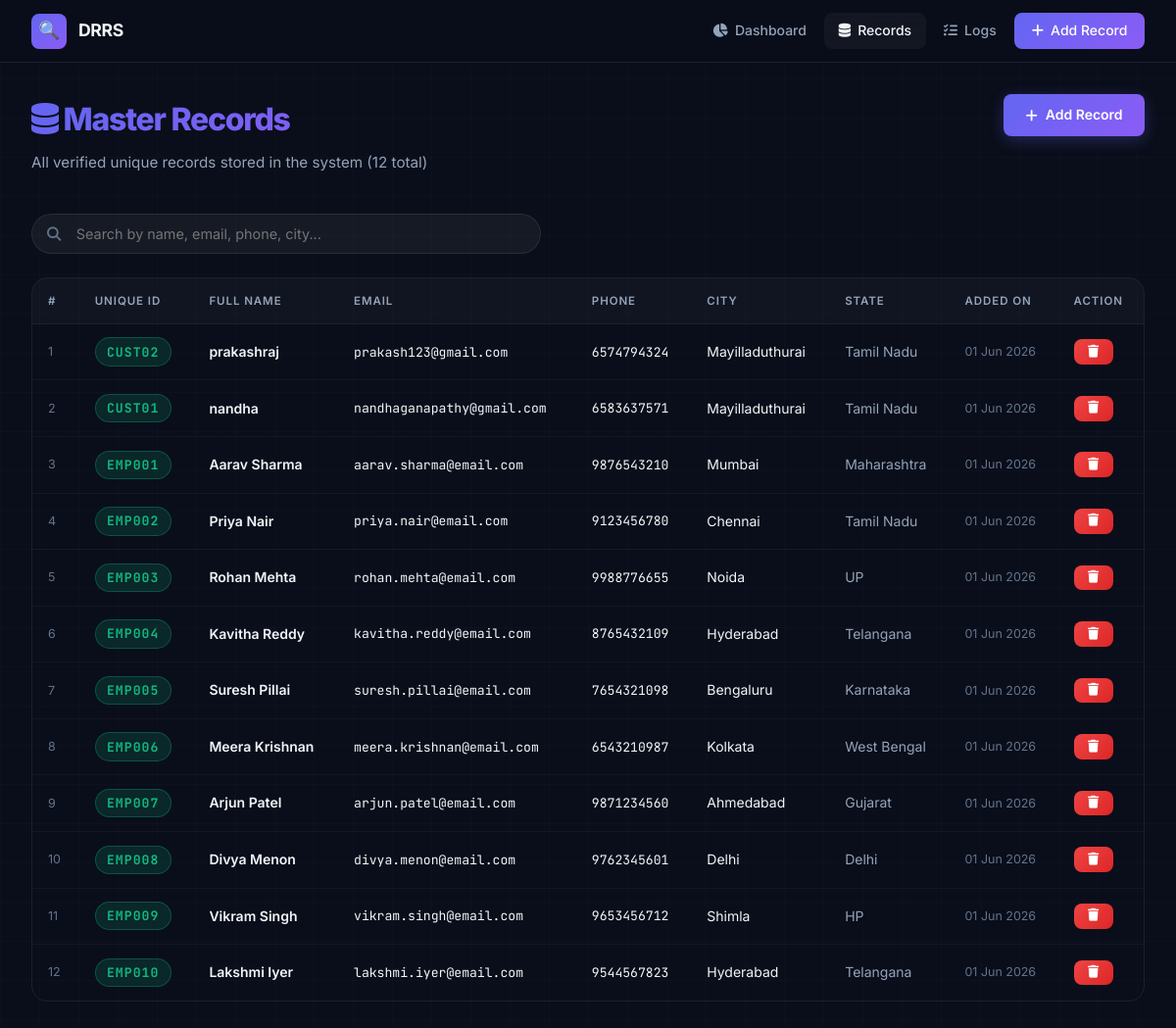
Page /records on the committed database.
### tables this page shows
CREATE TABLE records (
    id              INTEGER PRIMARY KEY AUTOINCREMENT,
    unique_id       VARCHAR(100) NOT NULL UNIQUE,   -- Unique identifier (e.g., employee ID, customer ID)
    full_name       VARCHAR(255) NOT NULL,            -- Full name of the person
    email           VARCHAR(255) NOT NULL UNIQUE,    -- Email must be unique
    phone           VARCHAR(20)  NOT NULL UNIQUE,    -- Phone must be unique
    address         TEXT,                             -- Physical address
    city            VARCHAR(100),                    -- City name
    state           VARCHAR(100),                    -- State/Province
    country         VARCHAR(100) DEFAULT 'India',    -- Country
    created_at      TIMESTAMP DEFAULT CURRENT_TIMESTAMP,   -- When it was first added
    updated_at      TIMESTAMP DEFAULT CURRENT_TIMESTAMP   -- Last update time
);

### app.py (the view)
@app.route("/records")
def view_records():
    db = get_db()
    cursor = db.cursor()
    cursor.execute("""
        SELECT id, unique_id, full_name, email, phone, city, state, created_at
        FROM records
        ORDER BY created_at DESC
    """)
    records = cursor.fetchall()
    cursor.close()
    return render_template("records.html", records=records)

### modules/db.py (called while the page is built, shortened)
def dict_factory(cursor, row):
    d = {}
    for idx, col in enumerate(cursor.description):
        col_name = col[0]
        val = row[idx]
        if val and isinstance(val, str) and (col_name.endswith("_at") or col_name.endswith("_on") or col_name == "last_updated"):
            try:
                if " " in val:
                    val = datetime.datetime.strptime(val.split(".")[0], "%Y-%m-%d %H:%M:%S")
                elif "T" in val:
                    val = datetime.datetime.fromisoformat(val.split(".")[0])
            except Exception:
                pass
        d[col_name] = val
    return d

def init_db(db_path):
    db_dir = os.path.dirname(db_path)
    if db_dir and not os.path.exists(db_dir):
        os.makedirs(db_dir, exist_ok=True)
    conn = sqlite3.connect(db_path)
    cursor = conn.cursor()
    cursor.execute("SELECT name FROM sqlite_master WHERE type='table' AND name='records';")
    exists = cursor.fetchone()
    conn.close()

def get_db():
    if 'db' not in g:
        db_path = DB_CONFIG["database"]
        init_db(db_path)
        g.db = sqlite3.connect(db_path)
        g.db.execute("PRAGMA foreign_keys = ON;")
        g.db.row_factory = dict_factory
    return g.db

### templates/records.html (shortened to what this page needs)
{% extends "base.html" %}
{% block content %}
<div class="page-header">
  <div style="display:flex; justify-content:space-between; align-items:flex-start; flex-wrap:wrap; gap:1rem;">
    <div>
      <h1><i class="fa-solid fa-database"></i> Master Records</h1>
      <p>All verified unique records stored in the system ({{ records | length }} total)</p>
    </div>
    <a href="{{ url_for('add_record_form') }}" class="btn btn-primary">
      <i class="fa-solid fa-plus"></i> Add Record
    </a>
  </div>
</div>
<div style="margin-bottom:1.5rem;">
  <div class="search-wrapper">
    <span class="search-icon"><i class="fa-solid fa-search"></i></span>
    <input
      type="text"
      id="searchInput"
      placeholder="Search by name, email, phone, city..."
      autocomplete="off">
  </div>
</div>
{% if records %}
<div class="table-wrapper">
  <table id="recordsTable">
    <thead>
      <tr>
        <th>#</th>
        <th>Unique ID</th>
        <th>Full Name</th>
        <th>Email</th>
        <th>Phone</th>
        <th>City</th>
        <th>State</th>
        <th>Added On</th>
        <th>Action</th>
      </tr>
    </thead>
    <tbody>
      {% for r in records %}
      <tr>
        <td style="color:var(--text-muted); font-size:0.78rem;">{{ loop.index }}</td>
        <td><span class="mono badge badge-unique">{{ r.unique_id }}</span></td>
        <td style="font-weight:600;">{{ r.full_name }}</td>
        <td class="mono" style="font-size:0.82rem;">{{ r.email }}</td>
        <td class="mono">{{ r.phone }}</td>
        <td>{{ r.city }}</td>
        <td style="color:var(--text-secondary);">{{ r.state }}</td>
        <td style="color:var(--text-muted); font-size:0.78rem;">
          {{ r.created_at.strftime('%d %b %Y') if r.created_at else '—' }}
        </td>
        <td>
          <form action="{{ url_for('delete_record', record_id=r.id) }}" method="POST"
                onsubmit="return confirm('Delete this record? This action cannot be undone.');">
            <button type="submit" class="btn btn-danger btn-sm"
                    title="Delete Record">
              <i class="fa-solid fa-trash"></i>
            </button>
          </form>
        </td>
      </tr>
      {% endfor %}
    </tbody>
  </table>
</div>
{% endif %}
{% endblock %}

### static/css/style.css (style rules this page uses)
:root { --bg-primary: #0a0e1a; --bg-secondary: #111827; --bg-card: rgba(255, 255, 255, 0.04); --bg-card-hover: rgba(255, 255, 255, 0.07); --border-color: rgba(255, 255, 255, 0.08); --border-active: rgba(99, 102, 241, 0.5); --accent-primary: #6366f1; --accent-secondary:#8b5cf6; --accent-teal: #14b8a6; --accent-emerald: #10b981; --color-unique: #10b981; --color-redundant:#ef4444; --color-fp: #f59e0b; --text-primary: #f1f5f9; --text-secondary: #94a3b8; --text-muted: #64748b; --gradient-brand: linear-gradient(135deg, #6366f1, #8b5cf6); --gradient-success: linear-gradient(135deg, #10b981, #059669); --gradient-danger: linear-gradient(135deg, #ef4444, #dc2626); --gradient-warn: linear-gradient(135deg, #f59e0b, #d97706); --gradient-teal: linear-gradient(135deg, #14b8a6, #0d9488); --radius-sm: 8px; --radius-md: 12px; --radius-lg: 16px; --radius-xl: 24px; --radius-full: 9999px; --shadow-card: 0 4px 24px rgba(0,0,0,0.4); --shadow-glow: 0 0 40px rgba(99,102,241,0.15); --transition: all 0.25s cubic-bezier(0.4, 0, 0.2, 1); }
*, *::before, *::after { box-sizing: border-box; margin: 0; padding: 0; }
html { scroll-behavior: smooth; }
body { font-family: 'Inter', sans-serif; background: var(--bg-primary); color: var(--text-primary); min-height: 100vh; line-height: 1.6; overflow-x: hidden; }
body::before { content: ''; position: fixed; inset: 0; background-image: linear-gradient(rgba(99,102,241,0.03) 1px, transparent 1px), linear-gradient(90deg, rgba(99,102,241,0.03) 1px, transparent 1px); background-size: 40px 40px; pointer-events: none; z-index: 0; }
.page-header { margin-bottom: 2.5rem; }
.page-header h1 { font-size: 2rem; font-weight: 800; letter-spacing: -0.04em; background: var(--gradient-brand); -webkit-background-clip: text; -webkit-text-fill-color: transparent; background-clip: text; margin-bottom: 0.4rem; }
.page-header p { color: var(--text-secondary); font-size: 0.95rem; }
input[type="text"], input[type="email"], input[type="tel"], select, textarea { width: 100%; padding: 0.7rem 1rem; background: rgba(255,255,255,0.05); border: 1px solid var(--border-color); border-radius: var(--radius-sm); color: var(--text-primary); font-family: 'Inter', sans-serif; font-size: 0.9rem; transition: var(--transition); outline: none; }
.btn { display: inline-flex; align-items: center; justify-content: center; gap: 0.5rem; padding: 0.65rem 1.4rem; border-radius: var(--radius-sm); font-family: 'Inter', sans-serif; font-size: 0.875rem; font-weight: 600; cursor: pointer; border: none; text-decoration: none; transition: var(--transition); white-space: nowrap; }
.btn-primary { background: var(--gradient-brand); color: #fff; box-shadow: 0 4px 15px rgba(99,102,241,0.3); }
.btn-danger { background: var(--gradient-danger); color: #fff; }
.btn-sm { padding: 0.4rem 0.9rem; font-size: 0.8rem; }
.badge { display: inline-flex; align-items: center; gap: 0.35rem; padding: 0.2rem 0.7rem; border-radius: var(--radius-full); font-size: 0.72rem; font-weight: 700; text-transform: uppercase; letter-spacing: 0.08em; }
.badge-unique { background: rgba(16,185,129,0.15); color: var(--color-unique); border: 1px solid rgba(16,185,129,0.3); }
.table-wrapper { overflow-x: auto; border-radius: var(--radius-lg); border: 1px solid var(--border-color); }
table { width: 100%; border-collapse: collapse; font-size: 0.875rem; }
thead tr { background: rgba(255,255,255,0.03); border-bottom: 1px solid var(--border-color); }
thead th { padding: 0.85rem 1rem; text-align: left; font-size: 0.72rem; font-weight: 600; text-transform: uppercase; letter-spacing: 0.08em; color: var(--text-secondary); }
tbody tr { border-bottom: 1px solid rgba(255,255,255,0.04); transition: var(--transition); }
tbody tr:last-child { border-bottom: none; }
tbody td { padding: 0.85rem 1rem; color: var(--text-primary); vertical-align: middle; }
.mono { font-family: 'JetBrains Mono', monospace; font-size: 0.82rem; }
.search-wrapper { position: relative; max-width: 520px; }
.search-wrapper input { padding-left: 2.8rem; border-radius: var(--radius-full); }
.search-icon { position: absolute; left: 1rem; top: 50%; transform: translateY(-50%); color: var(--text-muted); font-size: 0.9rem; pointer-events: none; }

### rows in the picture
records: unique_id "CUST02", full_name "prakashraj", email "prakash123@gmail.com", phone "6574794324", city "Mayilladuthurai", state "Tamil Nadu", created_at "01 Jun 2026"
records: unique_id "CUST01", full_name "nandha", email "nandhaganapathy@gmail.com", phone "6583637571", city "Mayilladuthurai", state "Tamil Nadu", created_at "01 Jun 2026"
records: unique_id "EMP001", full_name "Aarav Sharma", email "aarav.sharma@email.com", phone "9876543210", city "Mumbai", state "Maharashtra", created_at "01 Jun 2026"
records: unique_id "EMP002", full_name "Priya Nair", email "priya.nair@email.com", phone "9123456780", city "Chennai", state "Tamil Nadu", created_at "01 Jun 2026"
records: unique_id "EMP003", full_name "Rohan Mehta", email "rohan.mehta@email.com", phone "9988776655", city "Noida", state "UP", created_at "01 Jun 2026"
records: unique_id "EMP004", full_name "Kavitha Reddy", email "kavitha.reddy@email.com", phone "8765432109", city "Hyderabad", state "Telangana", created_at "01 Jun 2026"
records: unique_id "EMP005", full_name "Suresh Pillai", email "suresh.pillai@email.com", phone "7654321098", city "Bengaluru", state "Karnataka", created_at "01 Jun 2026"
records: unique_id "EMP006", full_name "Meera Krishnan", email "meera.krishnan@email.com", phone "6543210987", city "Kolkata", state "West Bengal", created_at "01 Jun 2026"
records: unique_id "EMP007", full_name "Arjun Patel", email "arjun.patel@email.com", phone "9871234560", city "Ahmedabad", state "Gujarat", created_at "01 Jun 2026"
records: unique_id "EMP008", full_name "Divya Menon", email "divya.menon@email.com", phone "9762345601", city "Delhi", state "Delhi", created_at "01 Jun 2026"
records: unique_id "EMP009", full_name "Vikram Singh", email "vikram.singh@email.com", phone "9653456712", city "Shimla", state "HP", created_at "01 Jun 2026"
records: unique_id "EMP010", full_name "Lakshmi Iyer", email "lakshmi.iyer@email.com", phone "9544567823", city "Hyderabad", state "Telangana", created_at "01 Jun 2026"

### other values in the picture
{{ records | length }} "12"
